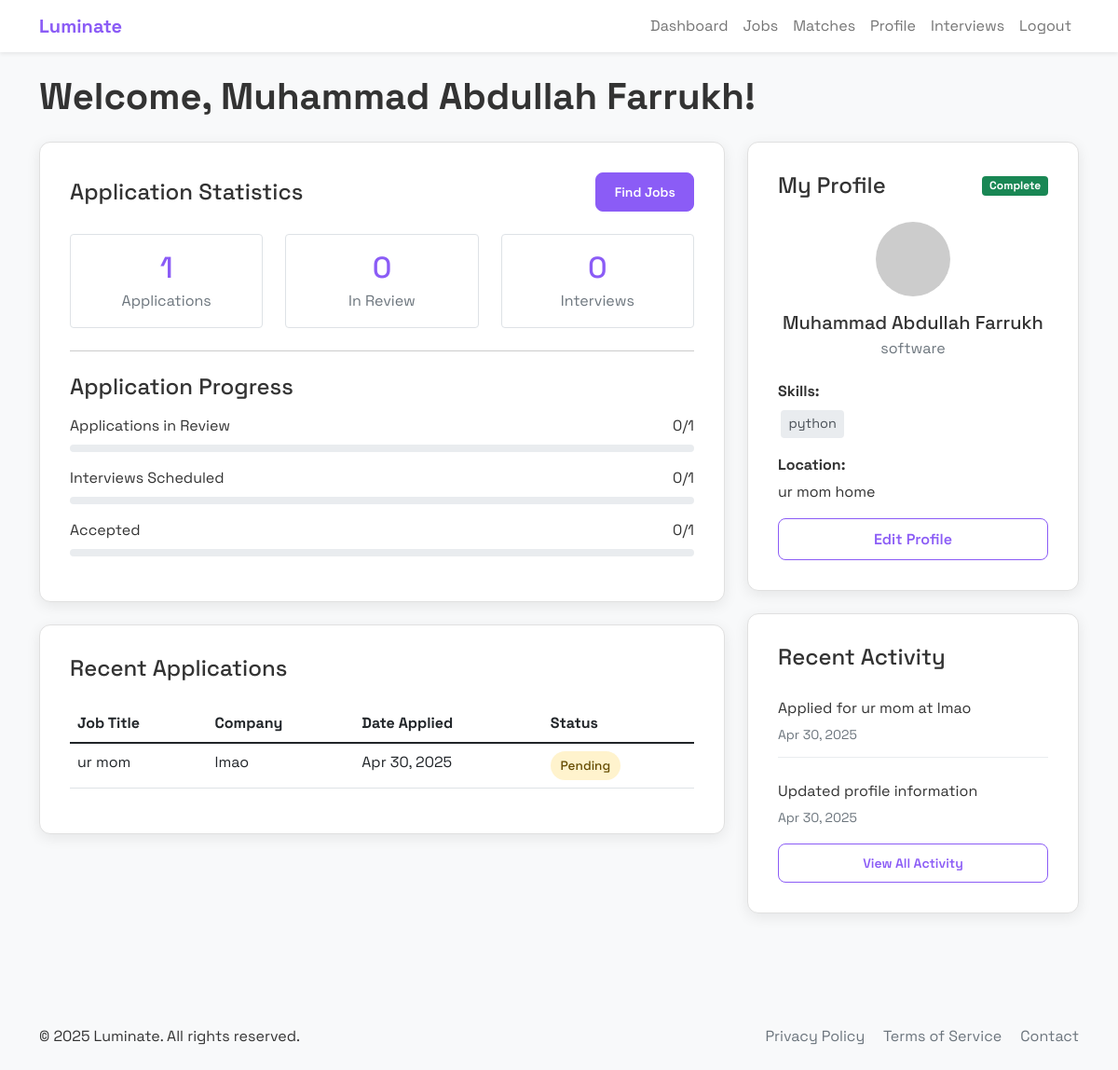
The page /dashboard (signed in) on the database its author committed.
### application.py (models this page shows, shortened)
class User(db.Model):
    id = db.Column(db.Integer, primary_key=True)
    name = db.Column(db.String(100), nullable=False)
    email = db.Column(db.String(120), unique=True, nullable=False)
    password_hash = db.Column(db.String(256), nullable=False)
    is_employer = db.Column(db.Boolean, default=False)
    company = db.Column(db.String(100))
    title = db.Column(db.String(100))
    phone = db.Column(db.String(20))
    location = db.Column(db.String(100))
    skills = db.Column(db.String(500))
    resume_path = db.Column(db.String(200))
    jobs = db.relationship('Job', backref='employer', lazy=True)
    applications = db.relationship('Application', backref='applicant', lazy=True)
    activities = db.relationship('Activity', backref='user', lazy=True)

class Application(db.Model):
    id = db.Column(db.Integer, primary_key=True)
    user_id = db.Column(db.Integer, db.ForeignKey('user.id'), nullable=False)
    job_id = db.Column(db.Integer, db.ForeignKey('job.id'), nullable=False)
    status = db.Column(db.String(20), default='Pending')
    resume_path = db.Column(db.String(200))
    cover_letter = db.Column(db.Text)
    date_applied = db.Column(db.DateTime, default=datetime.utcnow)
    interview_date = db.Column(db.DateTime)

class Job(db.Model):
    id = db.Column(db.Integer, primary_key=True)
    title = db.Column(db.String(100), nullable=False)
    company = db.Column(db.String(100), nullable=False)
    description = db.Column(db.Text, nullable=False)
    required_skills = db.Column(db.String(500), nullable=False)
    location = db.Column(db.String(100))
    salary = db.Column(db.String(50))
    date_posted = db.Column(db.DateTime, default=datetime.utcnow)
    employer_id = db.Column(db.Integer, db.ForeignKey('user.id'), nullable=False)
    applications = db.relationship('Application', backref='job', lazy=True)

class Activity(db.Model):
    id = db.Column(db.Integer, primary_key=True)
    user_id = db.Column(db.Integer, db.ForeignKey('user.id'), nullable=False)
    job_id = db.Column(db.Integer, db.ForeignKey('job.id'))
    message = db.Column(db.String(200), nullable=False)
    date = db.Column(db.DateTime, default=datetime.utcnow)
    is_read = db.Column(db.Boolean, default=False)

### application.py (the view)
@app.route('/dashboard')
def dashboard():
    if 'user_id' not in session:
        flash('Please login', 'danger')
        return redirect(url_for('login'))
    if session.get('is_employer'):
        return redirect(url_for('employer_dashboard'))
    user = User.query.get(session['user_id'])
    applications = Application.query.filter_by(user_id=user.id).all()
    stats = {
        'total': len(applications),
        'reviewing': len([a for a in applications if a.status == 'Reviewing']),
        'accepted': len([a for a in applications if a.status == 'Accepted']),
        'rejected': len([a for a in applications if a.status == 'Rejected']),
        'interviews_scheduled': len([a for a in applications if a.status == 'Interview Scheduled']),
        'saved_jobs': 0  # Placeholder for future feature
    }
    recent_activities = Activity.query.filter_by(user_id=user.id).order_by(Activity.date.desc()).limit(4).all()
    return render_template('employee_dashboard.html',
                           user=user,
                           applications=applications,
                           stats=stats,
                           recent_activities=recent_activities)

### templates/employee_dashboard.html (shortened to what this page needs)
{% extends "base.html" %}
{% block content %}
<h1 class="fw-bold mb-4 animate-fade-in">Welcome, {{ user.name }}!</h1>
<div class="row mb-4">
    <div class="col-lg-8">
        <div class="content-card animate-fade-in">
            <div class="d-flex justify-content-between align-items-center mb-4">
                <h2 class="h4 mb-0">Application Statistics</h2>
                <a href="{{ url_for('jobs') }}" class="btn btn-sm btn-primary">Find Jobs</a>
            </div>
            <div class="row g-4 text-center">
                <div class="col-md-4 col-6">
                    <div class="border rounded p-3">
                        <h3 class="h2 text-purple mb-1">{{ stats.total }}</h3>
                        <p class="mb-0 text-muted">Applications</p>
                    </div>
                </div>
                <div class="col-md-4 col-6">
                    <div class="border rounded p-3">
                        <h3 class="h2 text-purple mb-1">{{ stats.reviewing }}</h3>
                        <p class="mb-0 text-muted">In Review</p>
                    </div>
                </div>
                <div class="col-md-4 col-6">
                    <div class="border rounded p-3">
                        <h3 class="h2 text-purple mb-1">{{ stats.interviews_scheduled }}</h3>
                        <p class="mb-0 text-muted">Interviews</p>
                    </div>
                </div>
            </div>
            <hr class="my-4">
            <h2 class="h4 mb-3">Application Progress</h2>
            <div class="mb-3">
                <div class="d-flex justify-content-between mb-1">
                    <span>Applications in Review</span>
                    <span>{{ stats.reviewing }}/{{ stats.total }}</span>
                </div>
                <div class="progress">
                </div>
            </div>
            <div class="mb-3">
                <div class="d-flex justify-content-between mb-1">
                    <span>Interviews Scheduled</span>
                    <span>{{ stats.interviews_scheduled }}/{{ stats.total }}</span>
                </div>
                <div class="progress">
                </div>
            </div>
            <div class="mb-3">
                <div class="d-flex justify-content-between mb-1">
                    <span>Accepted</span>
                    <span>{{ stats.accepted }}/{{ stats.total }}</span>
                </div>
                <div class="progress">
                </div>
            </div>
        </div>
        {% if applications %}
        <div class="content-card mt-4 animate-fade-in">
            <h2 class="h4 mb-4">Recent Applications</h2>
            <div class="table-responsive">
                <table class="table table-hover">
                    <thead>
                        <tr>
                            <th>Job Title</th>
                            <th>Company</th>
                            <th>Date Applied</th>
                            <th>Status</th>
                        </tr>
                    </thead>
                    <tbody>
                        {% for application in applications %}
                        <tr>
                            <td>{{ application.job.title }}</td>
                            <td>{{ application.job.company }}</td>
                            <td>{{ application.date_applied.strftime('%b %d, %Y') }}</td>
                            <td>
                                <span class="status-badge status-{{ application.status.lower() }}">
                                    {{ application.status }}
                                </span>
                            </td>
                        </tr>
                        {% endfor %}
                    </tbody>
                </table>
            </div>
        </div>
        {% endif %}
    </div>
    <div class="col-lg-4">
        <div class="content-card mb-4 animate-fade-in">
            <div class="d-flex justify-content-between align-items-center mb-4">
                <h2 class="h4 mb-0">My Profile</h2>
                {% if not user.skills or not user.title or not user.location %}
                <span class="badge bg-warning text-dark">Incomplete</span>
                {% else %}
                <span class="badge bg-success">Complete</span>
                {% endif %}
            </div>
            <div class="text-center mb-4">
                <img src="https://api.dicebear.com/6.x/avataaars/svg?seed={{ user.id }}" alt="Profile" class="rounded-circle mb-3" width="80" height="80">
                <h3 class="h5 mb-1">{{ user.name }}</h3>
                <p class="text-muted mb-0">{{ user.title or 'No title specified' }}</p>
            </div>
            <div class="mb-3">
                <h6 class="mb-2">Skills:</h6>
                {% if user.skills %}
                    {% for skill in user.skills.split(',') %}
                        <span class="skill-badge">{{ skill.strip() }}</span>
                    {% endfor %}
                {% else %}
                    <p class="text-muted small">No skills added yet</p>
                {% endif %}
            </div>
            <div class="mb-3">
                <h6 class="mb-2">Location:</h6>
                <p class="mb-0">{{ user.location or 'Not specified' }}</p>
            </div>
            <a href="{{ url_for('profile') }}" class="btn btn-outline-primary w-100">
                {% if not user.skills or not user.title or not user.location %}
                Complete Your Profile
                {% else %}
                Edit Profile
                {% endif %}
            </a>
        </div>
        <div class="content-card animate-fade-in">
            <h2 class="h4 mb-3">Recent Activity</h2>
            {% if recent_activities %}
                <div class="activity-feed">
                    {% for activity in recent_activities %}
                        <div class="activity-item">
                            <p class="mb-1">{{ activity.message }}</p>
                            <small class="text-muted">{{ activity.date.strftime('%b %d, %Y') }}</small>
                        </div>
                    {% endfor %}
                </div>
            {% else %}
                <p class="text-muted mb-0">No recent activity to display</p>
            {% endif %}
            {% if applications %}
                <a href="#" class="btn btn-sm btn-outline-primary w-100 mt-3">View All Activity</a>
            {% endif %}
        </div>
    </div>
</div>
{% endblock %}

### static/css/styles.css (style rules this page uses)
:root { --primary-color: #8B5CF6; --primary-hover: #7C3AED; --secondary-color: #64b5f6; --background-color: #f8f9fa; --card-bg: #ffffff; --text-color: #333333; --border-color: #e0e0e0; --shadow: 0 4px 15px rgba(0, 0, 0, 0.08); --shadow-hover: 0 6px 20px rgba(0, 0, 0, 0.1); --border-radius: 12px; --transition: all 0.3s ease; }
body { font-family: 'Space Grotesk', sans-serif; background-color: var(--background-color); color: var(--text-color); margin: 0; padding: 0; display: flex; flex-direction: column; min-height: 100vh; }
h1, h2, h3, h4, h5, h6 { font-weight: 700; }
button, .btn { font-family: 'Space Grotesk', sans-serif; }
.animate-fade-in { opacity: 0; transform: translateY(10px); transition: opacity 0.5s ease, transform 0.5s ease; }
.animate-fade-in.show, .animate-pop-in.show { opacity: 1; transform: translateY(0) scale(1); }
.content-card { background: var(--card-bg); border-radius: var(--border-radius); box-shadow: var(--shadow); padding: 2rem; margin-bottom: 1.5rem; border: 1px solid var(--border-color); transition: var(--transition); }
.btn { border-radius: 8px; padding: 0.6rem 1.2rem; font-weight: 600; transition: var(--transition); }
.btn-primary { background-color: var(--primary-color); border-color: var(--primary-color); }
.btn-outline-primary { color: var(--primary-color); border-color: var(--primary-color); }
.status-badge { padding: 0.4em 0.8em; border-radius: 20px; font-size: 0.85em; font-weight: 500; text-transform: capitalize; display: inline-block; }
.status-pending { background-color: #fff3cd; color: #664d03; }
.activity-item { padding: 0.75rem 0; border-bottom: 1px solid #e9ecef; margin-bottom: 0.75rem; }
.activity-item:last-child { border-bottom: none; margin-bottom: 0; padding-bottom: 0; }
.progress { height: 8px; background-color: #e9ecef; border-radius: 4px; overflow: hidden; margin-top: 0.5rem; margin-bottom: 1rem; }
.skill-badge { display: inline-block; background-color: #e9ecef; color: #495057; padding: 0.3em 0.6em; margin: 0.2em; border-radius: 4px; font-size: 0.9em; }
.text-purple { color: var(--primary-color); }

### rows shown on the page
User: name "Muhammad Abdullah Farrukh", title "software", strip "python", location "ur mom home"
Application: job "ur mom", job.company "lmao", date_applied "Apr 30, 2025", status "Pending"
Activity: message "Applied for ur mom at lmao", date "Apr 30, 2025"
Activity: message "Updated profile information", date "Apr 30, 2025"

### other values the page prints
{{ stats.total }} "1"
{{ stats.reviewing }} "0"
{{ stats.interviews_scheduled }} "0"
{{ stats.accepted }} "0"
